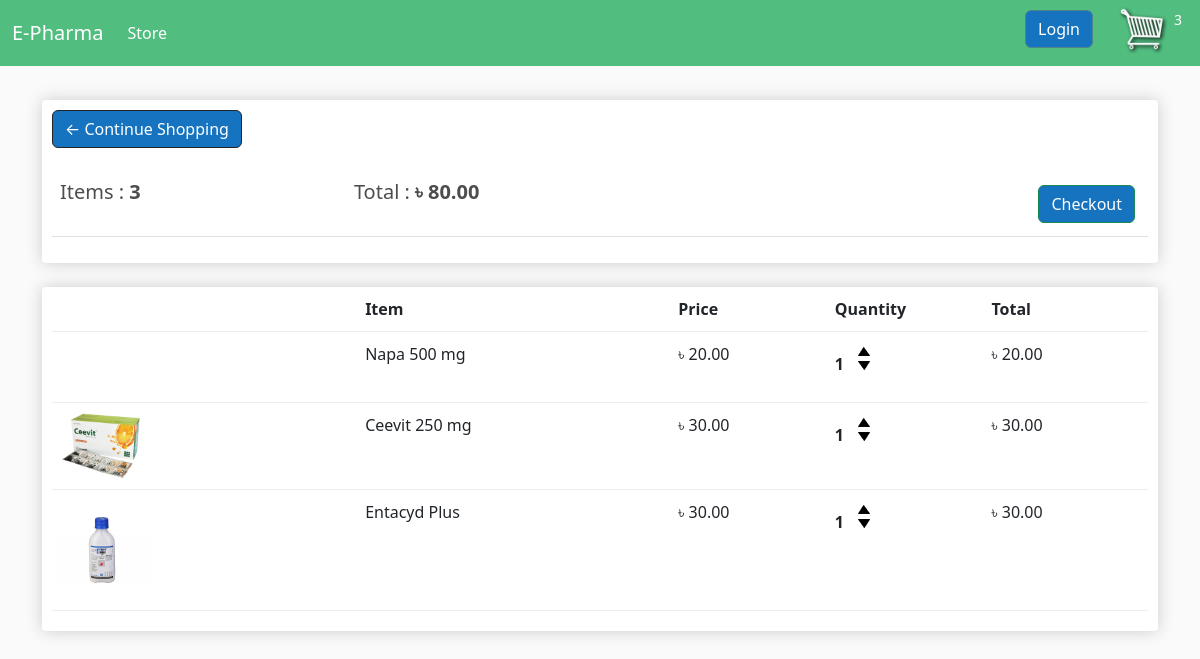
The app's page /cart/ (signed in) with its own data.
### store/models.py (models this page shows, shortened)
class Order(models.Model):
    customer = models.ForeignKey(Customer,on_delete=models.SET_NULL,blank=True,null=True)
    date_ordered = models.DateTimeField(auto_now_add=True)
    complete = models.BooleanField(default=False,null=True,blank=False)
    transaction_id = models.CharField(max_length=200, null=True)
    @property
    def get_cart_total(self):
        orderitems = self.orderitem_set.all()
        total = sum([item.get_total for item in orderitems ])
        return total
    @property
    def get_cart_items(self):
        orderitems = self.orderitem_set.all()
        total = sum([item.quantity for item in orderitems ])
        return total

class OrderItem(models.Model):
    product = models.ForeignKey(Product,on_delete=models.SET_NULL,blank=True,null=True)
    order = models.ForeignKey(Order,on_delete=models.SET_NULL,blank=True,null=True)
    quantity = models.IntegerField(default=0,null=True,blank=True)
    date_added = models.DateTimeField(auto_now_add=True)
    @property
    def get_total(self):
        total = self.product.price * self.quantity
        return total

class Product(models.Model):
    name = models.CharField(max_length=200, null=True)
    price = models.FloatField()
    digital = models.BooleanField(default=False, null=True,blank=False)  # if a product is digital then this field will be true
    image = models.ImageField(null=True,blank=True)
    @property
    def imageURL(self):
        try:
            url = self.image.url
        except:
            url = ''
        return url

### store/views.py (the view)
# urls.py: path('cart/',views.cart, name="Cart"),
def cart(request):  # this has some problems , may not work correctly
    if request.user.is_authenticated:
        customer = request.user.customer
        order, created = Order.objects.get_or_create(customer=customer, complete=False)
        items = order.orderitem_set.all()
        cartItems = order.get_cart_items
    else:
        items = []
        order = {'get_cart_total': 0, 'get_cart_items': 0}
        cartItems = order['get_cart_items']
    context = {'items': items, 'order': order,'cartItems': cartItems}
    return render(request, 'store/cart.html', context)

### store/templates/store/cart.html
{% extends 'store/main.html' %}
{% load static %}
{% block content %}
<div class="row">
    <div class="col-lg-12">
        <div class="box-element">
            <a class="btn btn-outline-dark" href="{% url 'Store' %}"> &#x2190; Continue Shopping </a>
            <br>
            <br>
            <table class="table">
                <tr>
                    <th><h5> Items : <strong>{{order.get_cart_items}}</strong></h5></th>
                    <th><h5> Total : <strong>৳ {{order.get_cart_total|floatformat:2}}</strong></h5></th>
                    <th>
                        <a style="float: right;margin :5px" class="btn btn-success" href="{% url 'Checkout' %}">Checkout</a>
                    </th>
                </tr>
            </table>
        </div>
        <br>
        <div class="box-element">
            <div class="cart-row">
                <div style="flex: 2"></div>
                <div style="flex: 2"><strong>Item</strong></div>
                <div style="flex: 1"><strong>Price</strong></div>
                <div style="flex: 1"><strong>Quantity</strong></div>
                <div style="flex: 1"><strong>Total</strong></div>
            </div>
            {% for item in items %}{% comment %} empty items render kortese keno janina {% endcomment %}
            <div class="cart-row">
                    <div style="flex: 2"><img class="row-image" src="{{item.product.imageURL}}" alt=""></div>
                <div style="flex: 2">{{item.product.name}}</div>
                <div style="flex: 1">৳ {{item.product.price|floatformat:2}}</div>
                <div style="flex: 1">
                    <p class="quantity">{{item.quantity}}</p>
                    <div class="quantity">
                        <img class="chg-quantity" src="{% static  'images/arrow-up.png' %}">
                        <img class="chg-quantity" src="{% static  'images/arrow-down.png' %}">
                    </div>
                </div>
                <div style="flex: 1">৳ {{item.get_total|floatformat:2}}</div>
            </div>
            {% endfor %}
        </div>
    </div>
</div>
{% endblock content %}

### static/css/main.css (style rules this page uses)
body { background-color: hsl(0, 0%, 98%); }
h1,h2,h3,h4,h5,h6 { color:hsl(0, 0%, 30%); }
a { text-decoration: none; }
.box-element { box-shadow:hsl(0, 0%, 80%) 0 0 16px; background-color: #fff; border-radius: 4px; padding: 10px; }
.col-lg-4, .col-lg-6, .col-lg-8, .col-lg-12 { margin-top: 10px; }
.btn { border-radius: 10; background-color: #1573bf!important; color: #fff; }
.row-image { width: 100px; }
.cart-row { display: flex; align-items: flex-stretch; padding-bottom: 10px; margin-bottom: 10px; border-bottom: 1px solid #ececec; }
.quantity { display: inline-block; font-weight: 700; padding-right:10px; }
.chg-quantity { width: 12px; cursor: pointer; display: block; margin-top: 5px; transition:.1s; }

### records on screen
Order: get_cart_items "3", get_cart_total "80.00"
OrderItem: product.name "Napa 500 mg", product.price "20.00", quantity "1", get_total "20.00"
OrderItem: product.imageURL (picture), product.name "Ceevit 250 mg", product.price "30.00", quantity "1", get_total "30.00"
OrderItem: product.imageURL (picture), product.name "Entacyd Plus", product.price "30.00", quantity "1", get_total "30.00"

### other values on screen
{{ cartItems }} "3"
